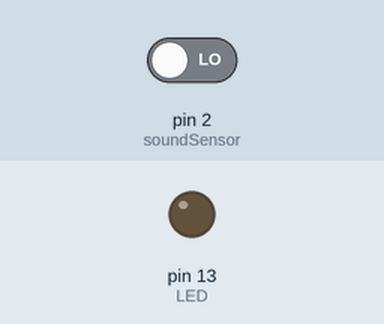
The sketch below on a simulated Arduino Uno, built with avr-gcc and run on an emulated ATmega328P. Shown: output pins drawn as LEDs (lit = HIGH). The test bench sets the inputs (shaded band); at power-on: pin 2 (soundSensor) LOW. What the sketch prints to the serial monitor is not drawn.

Above: at 1.2 s.
1.3 s: pin 2 (soundSensor) driven HIGH
At 1.6 s:
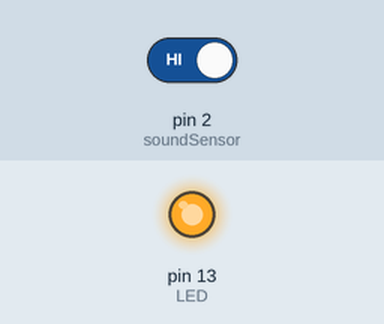
2.8 s: pin 2 (soundSensor) driven LOW
At 3.8 s:
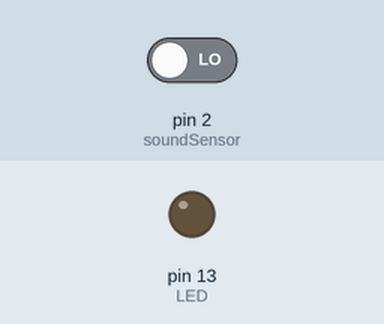
Timing chart, 0 to 5.8 s (numbered marks = the images above; inputs shaded):
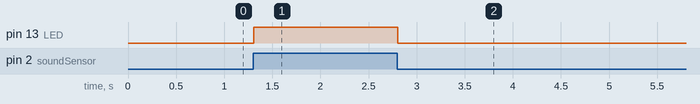

The sketch:

Sound_sensor.ino
```cpp
int soundSensor = 2;
int LED = 13;

void setup()
{
  Serial.begin(9600);
  pinMode (soundSensor, INPUT);
  pinMode (LED, OUTPUT);
}

void loop()
{
  int statusSensor = digitalRead (soundSensor);
  Serial.println(statusSensor);
  if (statusSensor == 1)
  {
    digitalWrite(LED, HIGH);
    Serial.println("jhj");
  }

  else
  {
    digitalWrite(LED, LOW);
    Serial.println("p");
  }

}
```

Measured:
- after the input at 1.3 s, pin 13 (LED): LOW → HIGH at once
- after the input at 2.8 s, pin 13 (LED): HIGH → LOW at once
